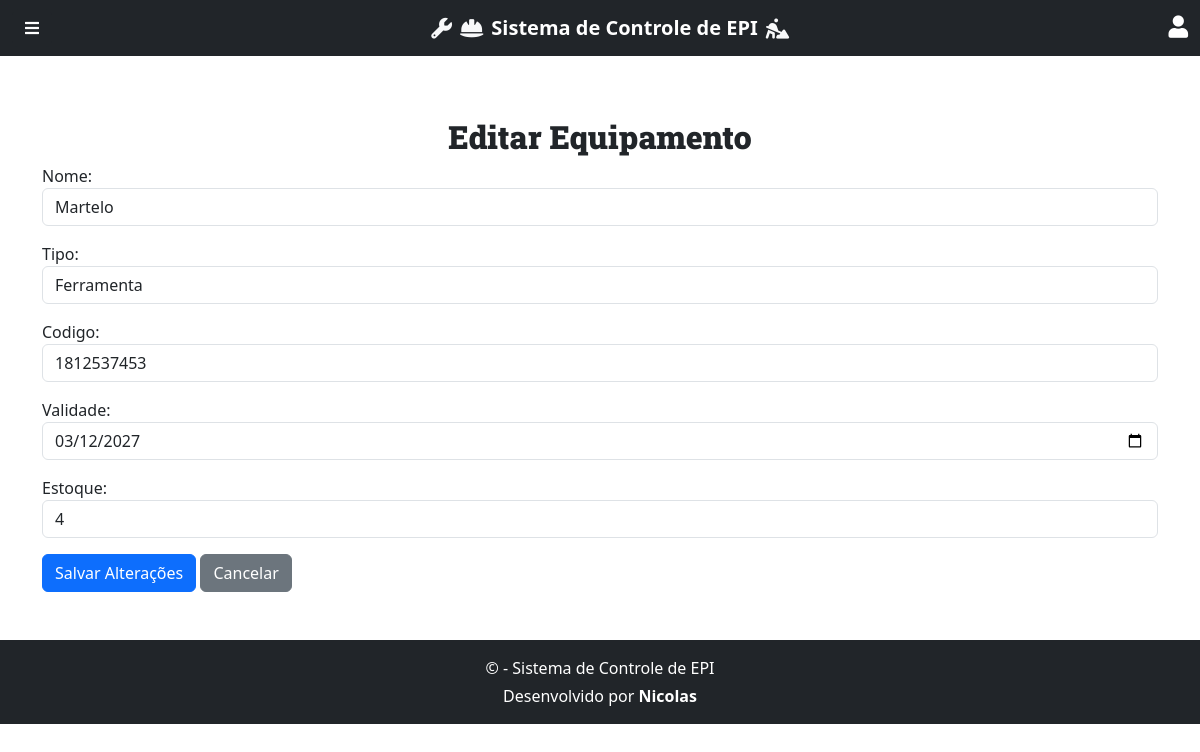
Page /equipamentos/2/editar/ on the earlier database version.
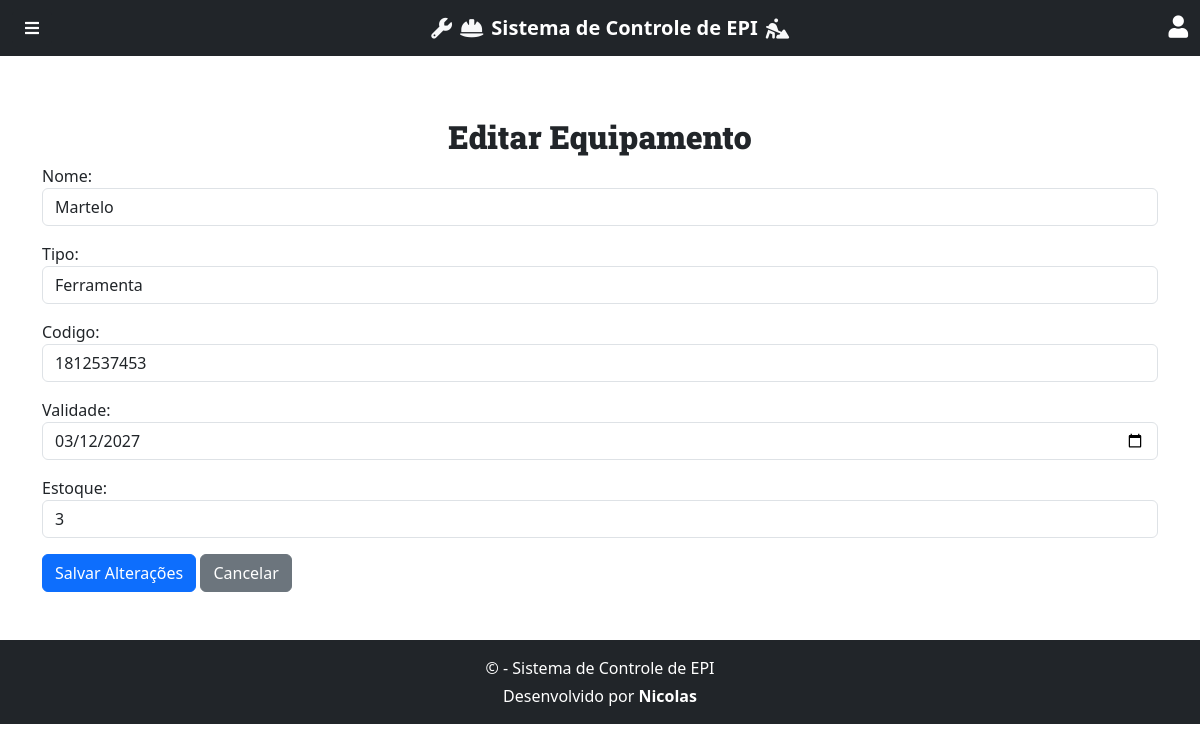
Same page on the later database version.
### core/models/equipamento_model.py (models this page shows, shortened)
class Equipamento(models.Model):
    nome = models.CharField(max_length=100)
    tipo = models.CharField(max_length=100)
    codigo = models.CharField(max_length=50, unique=True)
    validade = models.DateField()
    estoque = models.IntegerField()

### core/views/equipamento_views.py (the view)
# urls.py: path('equipamentos/<int:id>/editar/', equipamento_views.editar_equipamento, name='editar_equipamento'),
def editar_equipamento(request, id):
    equipamento = get_object_or_404(Equipamento, id=id)
    if request.method == 'POST':
        form = EquipamentoForm(request.POST, instance=equipamento)
        if form.is_valid():
            form.save()
            return redirect('criar_equipamento')
    else:
        form = EquipamentoForm(instance=equipamento)
    return render(request, 'core/pages/editar_equipamento.html', {
        'form': form,
        'equipamento': equipamento
    })

### core/forms/equipamento_form.py
class EquipamentoForm(forms.ModelForm):
    class Meta:
        model = Equipamento
        fields = ['nome', 'tipo', 'codigo', 'validade', 'estoque']
        widgets = {
            'validade': forms.DateInput(attrs={'type': 'date', 'class': 'form-control'}),
            'nome': forms.TextInput(attrs={'class': 'form-control', 'placeholder': 'Digite o nome aqui'}),
            'tipo': forms.TextInput(attrs={'class': 'form-control', 'placeholder': 'Digite o tipo aqui'}),
            'codigo': forms.TextInput(attrs={'class': 'form-control', 'placeholder': 'Digite o código aqui'}),
            'estoque': forms.NumberInput(attrs={'class': 'form-control', 'placeholder': 'Digite a quantidade em estoque'}),
        }

### core/templates/core/pages/editar_equipamento.html (shortened to what this page needs)
{% extends 'global/base.html' %}
{% load static %}
{% block content %}
  <div class="container mt-4">
    <h2>Editar Equipamento</h2>
    <form action="{% url 'editar_equipamento' equipamento.id %}" method="POST" class="mb-5">
      <div class="mb-3">
        {{ form.nome.label_tag }}
        {{ form.nome }}
      </div>
      <div class="mb-3">
        {{ form.tipo.label_tag }}
        {{ form.tipo }}
      </div>
      <div class="mb-3">
        {{ form.codigo.label_tag }}
        {{ form.codigo }}
      </div>
      <div class="mb-3">
        {{ form.validade.label_tag }}
        {{ form.validade }}
      </div>
      <div class="mb-3">
        {{ form.estoque.label_tag }}
        {{ form.estoque }}
      </div>
      <button type="submit" class="btn btn-primary">Salvar Alterações</button>
      <a href="{% url 'criar_equipamento' %}" class="btn btn-secondary">Cancelar</a>
    </form>
  </div>
{% endblock %}

Differences in the rows shown:
changed Equipamento "Martelo": estoque "4" → "3"
